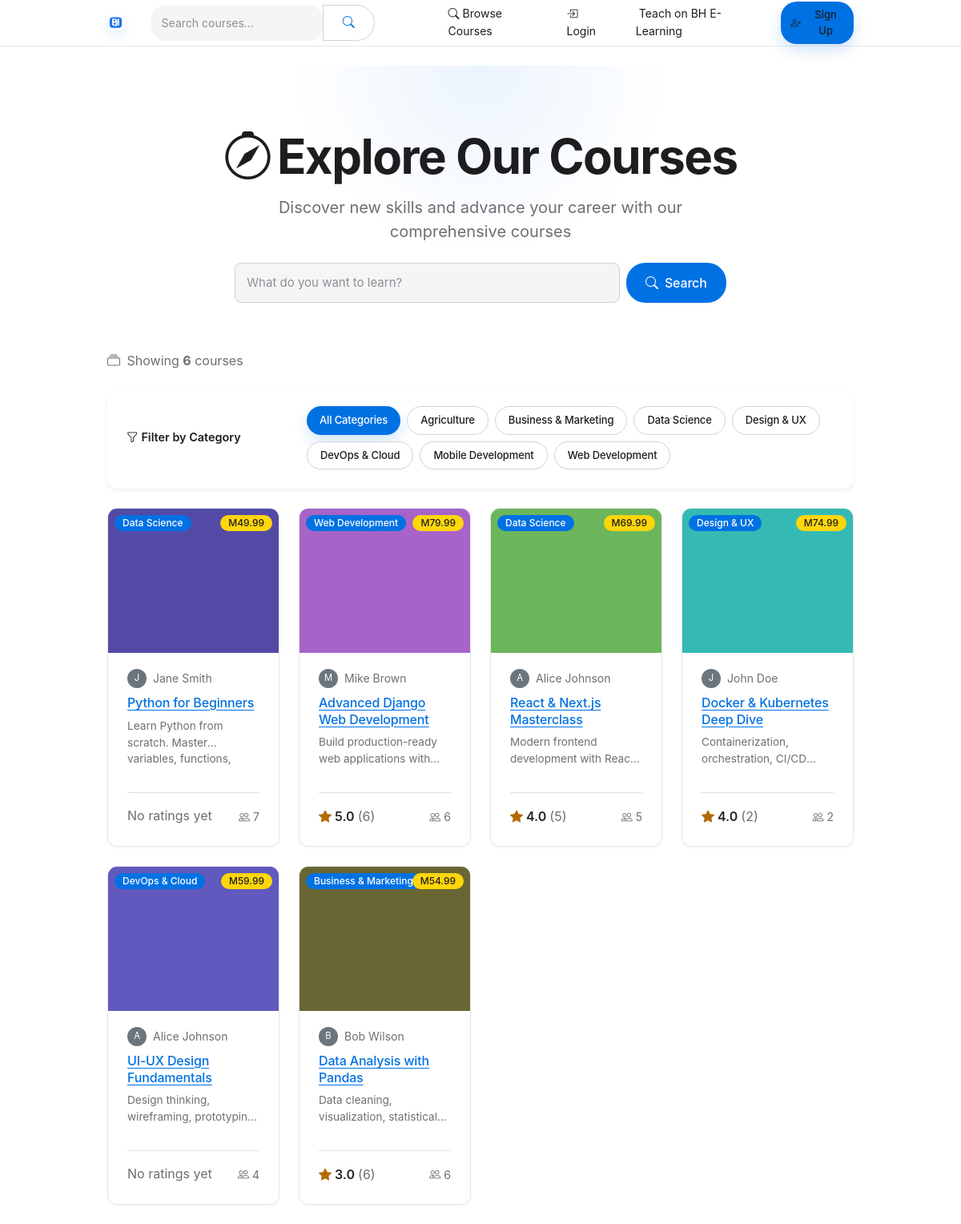
The app's page /courses/, older data.
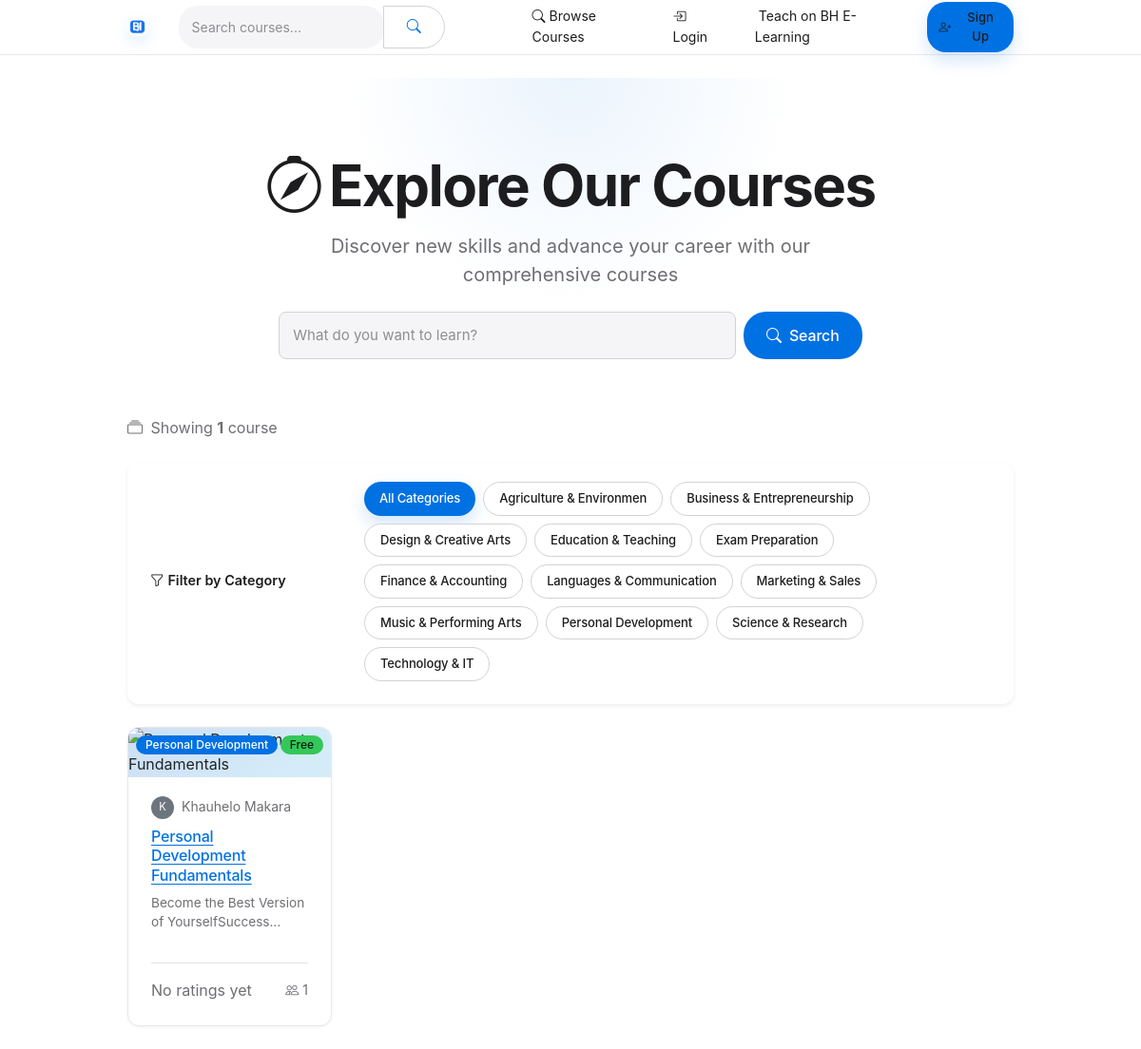
The same page, newer data.
### apps/courses/models.py (models this page shows, shortened)
class Category(models.Model):
    name = models.CharField(max_length=100)
    slug = models.SlugField(unique=True)
    class Meta:
        verbose_name_plural = 'Categories'

class Course(models.Model):
    title = models.CharField(max_length=200)
    slug = models.SlugField(unique=True)
    instructor = models.ForeignKey(User, on_delete=models.CASCADE, related_name='courses_teaching')
    category = models.ForeignKey(Category, on_delete=models.SET_NULL, null=True, related_name='courses')
    description = CKEditor5Field(config_name='extends')      # CKEditor 5
    thumbnail = models.ImageField(upload_to='courses/thumbnails/')
    price = models.DecimalField(max_digits=8, decimal_places=2, default=0.00)
    is_published = models.BooleanField(default=False)
    created_at = models.DateTimeField(auto_now_add=True)
    updated_at = models.DateTimeField(auto_now=True)

### apps/accounts/models.py (models this page shows, shortened)
class User(AbstractUser):
    email = models.EmailField(unique=True)          # override to make unique
    is_instructor = models.BooleanField(default=False)
    bio = models.TextField(blank=True)
    profile_picture = models.ImageField(upload_to='profiles/', blank=True, null=True)
    USERNAME_FIELD = 'email'
    REQUIRED_FIELDS = ['username']          # still required for createsuperuser; we auto-generate in forms

### apps/courses/views.py (the view, shortened to what this page needs)
# urls.py: path('courses/', CourseListView.as_view(), name='course_list'),          # course listing with search/filter
class CourseListView(ListView):
    model = Course
    template_name = 'courses/course_list.html'
    context_object_name = 'courses'
    paginate_by = 12
    def get_queryset(self):
        queryset = Course.objects.filter(is_published=True).select_related('instructor', 'category')
        query = self.request.GET.get('q')
        category_slug = self.request.GET.get('category')
        if category_slug:
            queryset = queryset.filter(category__slug=category_slug)
        queryset = queryset.annotate(
            enrolled_count=Count('enrollments'),
            average_rating=Avg('reviews__rating'),
            review_count=Count('reviews')
        )
        sort_by = self.request.GET.get('sort', '-created_at')
        if sort_by in ['title', '-title', 'price', '-price', 'average_rating', '-average_rating']:
            queryset = queryset.order_by(sort_by)
        return queryset
    def get_context_data(self, **kwargs):
        context = super().get_context_data(**kwargs)
        context['categories'] = Category.objects.annotate(
            course_count=Count('courses', filter=Q(courses__is_published=True))
        ).order_by('name')
        return context

### apps/notifications/context_processors.py (called while the page is built, shortened)
def notifications(request):
    if not request.user.is_authenticated:
        return {
            'unread_notifications': 0,
            'recent_notifications': [],
        }

### templates/courses/course_list.html (shortened to what the changed rows need)
{% extends 'base.html' %}
{% load static %}
{% block content %}
<div class="hero-section text-center">
    <div class="container">
        <h1 class="display-5 fw-bold mb-3"><i class="bi bi-compass me-2"></i>Explore Our Courses</h1>
    </div>
</div>
<div class="container">
    <div class="row mb-4">
        <div class="col-12">
            <div class="d-flex justify-content-between align-items-center flex-wrap gap-2">
                <p class="text-muted mb-0">
                    <i class="bi bi-collection me-1"></i>
                    Showing <strong>{{ page_obj.paginator.count }}</strong> course{{ page_obj.paginator.count|pluralize }}
                </p>
            </div>
        </div>
    </div>
    <div class="card mb-4 border-0 shadow-sm">
        <div class="card-body">
            <div class="row align-items-center g-3">
                <div class="col-md-9">
                    <div class="d-flex flex-wrap gap-2">
                        <a href="{% url 'course_list' %}" class="btn {% if not request.GET.category %}btn-primary{% else %}btn-outline-secondary{% endif %} btn-sm rounded-pill px-3">
                            All Categories
                        </a>
                        {% for category in categories %}
                            <a href="?category={{ category.slug }}{% if request.GET.q %}&q={{ request.GET.q }}{% endif %}"
                               class="btn {% if request.GET.category == category.slug %}btn-primary{% else %}btn-outline-secondary{% endif %} btn-sm rounded-pill px-3">
                                {{ category.name }}
                            </a>
                        {% endfor %}
                    </div>
                </div>
            </div>
        </div>
    </div>
    {% if courses %}
    <div class="row g-4">
        {% for course in courses %}
        <div class="col-md-4 col-lg-3">
            <div class="card h-100 fade-in" style="animation-delay: {{ forloop.counter0|add:1 }}00ms;">
                <div class="position-relative">
                    {% if course.thumbnail %}
                        <img src="{{ course.thumbnail.url }}" class="card-img-top" alt="{{ course.title }}" style="height: 180px; object-fit: cover;">
                    {% else %}
                        <div class="card-img-top bg-gradient d-flex align-items-center justify-content-center" style="height: 180px; background: linear-gradient(135deg, #4e73df 0%, #224abe 100%);">
                            <i class="bi bi-book text-white" style="font-size: 3rem;"></i>
                        </div>
                    {% endif %}
                    {% if course.category %}
                        <span class="position-absolute top-0 start-0 m-2 badge bg-primary">
                            {{ course.category.name }}
                        </span>
                    {% endif %}
                    <span class="position-absolute top-0 end-0 m-2 badge {% if course.price == 0 %}bg-success{% else %}bg-warning text-dark{% endif %}">
                        {% if course.price == 0 %}Free{% else %}M{{ course.price }}{% endif %}
                    </span>
                </div>
                <div class="card-body d-flex flex-column">
                    <div class="d-flex align-items-center mb-2">
                        {% if course.instructor.profile.avatar %}
                            <img src="{{ course.instructor.profile.avatar.url }}" alt="{{ course.instructor.get_full_name }}" class="rounded-circle me-2" style="width: 24px; height: 24px; object-fit: cover;">
                        {% else %}
                            <div class="rounded-circle bg-secondary text-white d-flex align-items-center justify-content-center me-2" style="width: 24px; height: 24px; font-size: 0.7rem;">
                                {{ course.instructor.get_full_name|first|upper }}
                            </div>
                        {% endif %}
                        <small class="text-muted">{{ course.instructor.get_full_name|default:course.instructor.username }}</small>
                    </div>
                    <h5 class="card-title text-dark mb-2" style="font-size: 1rem; line-height: 1.3;">
                        <a href="{% url 'course_detail' course.slug %}" class="text-decoration-none text-dark stretched-link">
                            {{ course.title }}
                        </a>
                    </h5>
                    <p class="card-text text-muted flex-grow-1" style="font-size: 0.85rem; display: -webkit-box; -webkit-line-clamp: 2; -webkit-box-orient: vertical; overflow: hidden;">
                        {{ course.description|striptags|truncatewords:15 }}
                    </p>
                    <div class="d-flex justify-content-between align-items-center mt-3 pt-3 border-top">
                        <div class="d-flex align-items-center">
                            {% with avg_rating=course.average_rating %}
                                {% if avg_rating %}
                                    <span class="text-warning me-1">
                                        <i class="bi bi-star-fill"></i>
                                    </span>
                                    <span class="fw-semibold">{{ avg_rating|floatformat:1 }}</span>
                                    <span class="text-muted ms-1">({{ course.review_count }})</span>
                                {% else %}
                                    <span class="text-muted">No ratings yet</span>
                                {% endif %}
                            {% endwith %}
                        </div>
                        <div class="text-muted">
                            <small><i class="bi bi-people me-1"></i>{{ course.enrolled_count }}</small>
                        </div>
                    </div>
                </div>
            </div>
        </div>
        {% endfor %}
    </div>
    {% endif %}
</div>
{% endblock %}

Row changes from the older to the newer data that the page shows:
removed Category: name "Agriculture"
removed Category: name "Business & Marketing"
removed Category: name "Data Science"
removed Category: name "Design & UX"
removed Category: name "DevOps & Cloud"
removed Category: name "Mobile Development"
removed Category: name "Web Development"
removed Course: thumbnail (picture), category.name "Data Science", price "49.99", instructor.get_full_name|first "J", instructor.get_full_name "Jane Smith", title "Python for Beginners", description "Learn Python from scratch. Master variables,…", shows "No ratings yet", enrolled_count "7"
removed Course: thumbnail (picture), category.name "Web Development", price "79.99", instructor.get_full_name|first "M", instructor.get_full_name "Mike Brown", title "Advanced Django Web Development", description "Build production-ready web applications…", average_rating "5.0", review_count "6", enrolled_count "6"
removed Course: thumbnail (picture), category.name "Data Science", price "69.99", instructor.get_full_name|first "A", instructor.get_full_name "Alice Johnson", title "React & Next.js Masterclass", description "Modern frontend development with…", average_rating "4.0", review_count "5", enrolled_count "5"
removed Course: thumbnail (picture), category.name "Design & UX", price "74.99", instructor.get_full_name|first "J", instructor.get_full_name "John Doe", title "Docker & Kubernetes Deep Dive", description "Containerization, orchestration,…", average_rating "4.0", review_count "2", enrolled_count "2"
removed Course: thumbnail (picture), category.name "DevOps & Cloud", price "59.99", instructor.get_full_name|first "A", instructor.get_full_name "Alice Johnson", title "UI-UX Design Fundamentals", description "Design thinking, wireframing,…", shows "No ratings yet", enrolled_count "4"
removed Course: thumbnail (picture), category.name "Business & Marketing", price "54.99", instructor.get_full_name|first "B", instructor.get_full_name "Bob Wilson", title "Data Analysis with Pandas", description "Data cleaning, visualization,…", average_rating "3.0", review_count "6", enrolled_count "6"
added Category: name "Agriculture & Environmen"
added Category: name "Business & Entrepreneurship"
added Category: name "Design & Creative Arts"
added Category: name "Education & Teaching"
added Category: name "Exam Preparation"
added Category: name "Finance & Accounting"
added Category: name "Languages & Communication"
added Category: name "Marketing & Sales"
added Category: name "Music & Performing Arts"
added Category: name "Personal Development"
added Category: name "Science & Research"
added Category: name "Technology & IT"
added Course: category.name "Personal Development", price "Free", instructor.get_full_name|first "K", instructor.get_full_name "Khauhelo Makara", title "Personal Development Fundamentals", description "Become the Best Version of…", shows "No ratings yet", enrolled_count "1"
Text that changed along with them:
{{ page_obj.paginator.count }}: "6" → "1"
